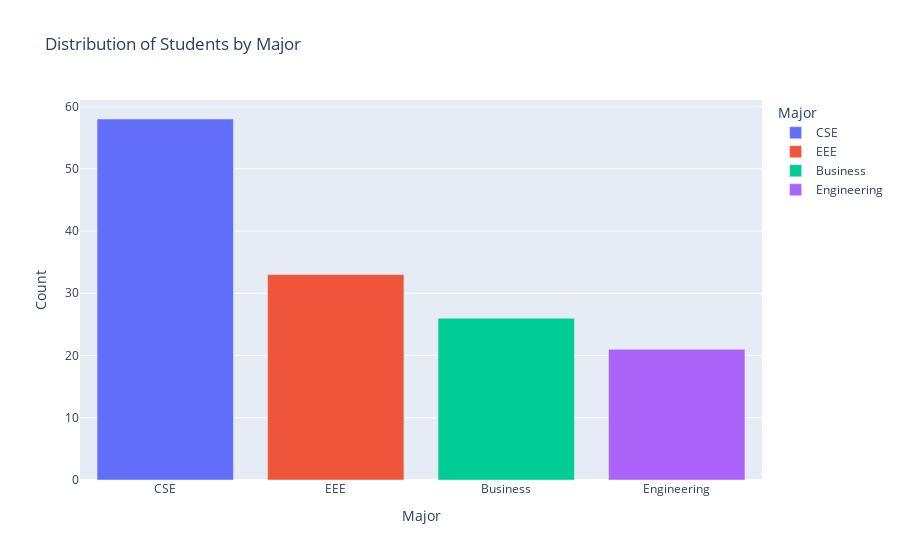

Notebook cell for this chart:
### Markdown cell above
It is seen from the pie chart that there are more males than females in the dataset. 61.6% of the total data are of males.

### Code cell
# Major Distribution: Bar Chart
fig = px.bar(df['major'].value_counts().reset_index(), x='major', y='count',
             color='major', title='Distribution of Students by Major', labels={'count': 'Count', 'major': 'Major'})
fig.show()

### Figure 1 — Plotly figure (JSON) as saved in the notebook; plotly's stock layout.template omitted (floating-point values rounded to 4 significant figures)
{"data": [{"alignmentgroup": "True", "hovertemplate": "Major=%{x}<br>Count=%{y}<extra></extra>", "legendgroup": "CSE", "marker": {"color": "#636efa", "pattern": {"shape": ""}}, "name": "CSE", "offsetgroup": "CSE", "orientation": "v", "showlegend": true, "textposition": "auto", "type": "bar", "x": ["CSE"], "xaxis": "x", "y": [58], "yaxis": "y"}, {"alignmentgroup": "True", "hovertemplate": "Major=%{x}<br>Count=%{y}<extra></extra>", "legendgroup": "EEE", "marker": {"color": "#EF553B", "pattern": {"shape": ""}}, "name": "EEE", "offsetgroup": "EEE", "orientation": "v", "showlegend": true, "textposition": "auto", "type": "bar", "x": ["EEE"], "xaxis": "x", "y": [33], "yaxis": "y"}, {"alignmentgroup": "True", "hovertemplate": "Major=%{x}<br>Count=%{y}<extra></extra>", "legendgroup": "Business", "marker": {"color": "#00cc96", "pattern": {"shape": ""}}, "name": "Business", "offsetgroup": "Business", "orientation": "v", "showlegend": true, "textposition": "auto", "type": "bar", "x": ["Business"], "xaxis": "x", "y": [26], "yaxis": "y"}, {"alignmentgroup": "True", "hovertemplate": "Major=%{x}<br>Count=%{y}<extra></extra>", "legendgroup": "Engineering", "marker": {"color": "#ab63fa", "pattern": {"shape": ""}}, "name": "Engineering", "offsetgroup": "Engineering", "orientation": "v", "showlegend": true, "textposition": "auto", "type": "bar", "x": ["Engineering"], "xaxis": "x", "y": [21], "yaxis": "y"}], "layout": {"barmode": "relative", "legend": {"title": {"text": "Major"}, "tracegroupgap": 0}, "title": {"text": "Distribution of Students by Major"}, "xaxis": {"anchor": "y", "categoryarray": ["CSE", "EEE", "Business", "Engineering"], "categoryorder": "array", "domain": [0, 1], "title": {"text": "Major"}}, "yaxis": {"anchor": "x", "domain": [0, 1], "title": {"text": "Count"}}}}
